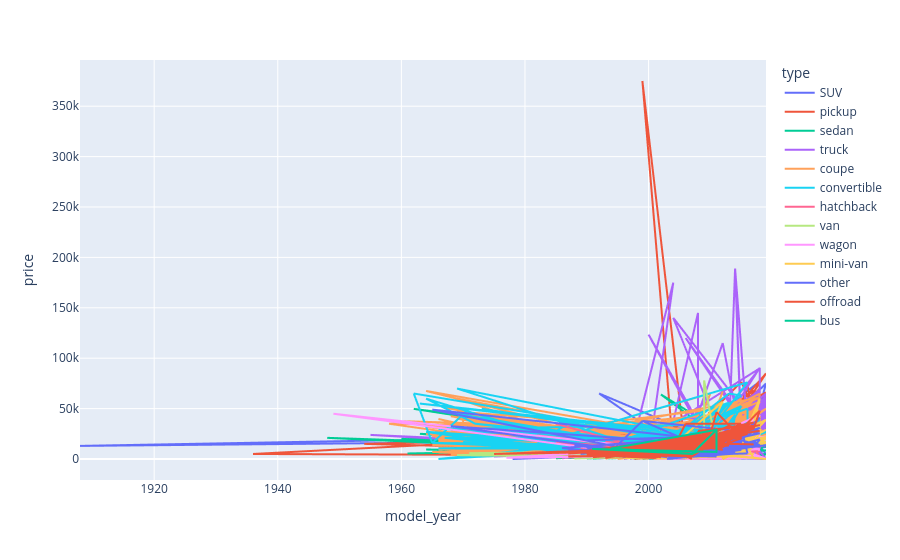

Write notebook code for a chart like this one.
### Code cell
fig = px .line(car_data , x = "model_year" , y = "price",color = 'type' ) 
fig.show()

### Figure 1 — Plotly figure (JSON) as saved in the notebook; plotly's stock layout.template omitted (floating-point values rounded to 4 significant figures; data arrays with more than 128 entries replaced by an {"elided": "..."} marker saying what was removed)
{"data": [{"hovertemplate": "type=SUV<br>model_year=%{x}<br>price=%{y}<extra></extra>", "legendgroup": "SUV", "line": {"color": "#636efa", "dash": "solid"}, "marker": {"symbol": "circle"}, "mode": "lines", "name": "SUV", "showlegend": true, "type": "scattergl", "x": {"elided": "10511 float values"}, "xaxis": "x", "y": {"elided": "10511 int values"}, "yaxis": "y"}, {"hovertemplate": "type=pickup<br>model_year=%{x}<br>price=%{y}<extra></extra>", "legendgroup": "pickup", "line": {"color": "#EF553B", "dash": "solid"}, "marker": {"symbol": "circle"}, "mode": "lines", "name": "pickup", "showlegend": true, "type": "scattergl", "x": {"elided": "5895 float values"}, "xaxis": "x", "y": {"elided": "5895 int values"}, "yaxis": "y"}, {"hovertemplate": "type=sedan<br>model_year=%{x}<br>price=%{y}<extra></extra>", "legendgroup": "sedan", "line": {"color": "#00cc96", "dash": "solid"}, "marker": {"symbol": "circle"}, "mode": "lines", "name": "sedan", "showlegend": true, "type": "scattergl", "x": {"elided": "10253 float values"}, "xaxis": "x", "y": {"elided": "10253 int values"}, "yaxis": "y"}, {"hovertemplate": "type=truck<br>model_year=%{x}<br>price=%{y}<extra></extra>", "legendgroup": "truck", "line": {"color": "#ab63fa", "dash": "solid"}, "marker": {"symbol": "circle"}, "mode": "lines", "name": "truck", "showlegend": true, "type": "scattergl", "x": {"elided": "10494 float values"}, "xaxis": "x", "y": {"elided": "10494 int values"}, "yaxis": "y"}, {"hovertemplate": "type=coupe<br>model_year=%{x}<br>price=%{y}<extra></extra>", "legendgroup": "coupe", "line": {"color": "#FFA15A", "dash": "solid"}, "marker": {"symbol": "circle"}, "mode": "lines", "name": "coupe", "showlegend": true, "type": "scattergl", "x": {"elided": "1963 float values"}, "xaxis": "x", "y": {"elided": "1963 int values"}, "yaxis": "y"}, {"hovertemplate": "type=convertible<br>model_year=%{x}<br>price=%{y}<extra></extra>", "legendgroup": "convertible", "line": {"color": "#19d3f3", "dash": "solid"}, "marker": {"symbol": "circle"}, "mode": "lines", "name": "convertible", "showlegend": true, "type": "scattergl", "x": {"elided": "379 float values"}, "xaxis": "x", "y": {"elided": "379 int values"}, "yaxis": "y"}, {"hovertemplate": "type=hatchback<br>model_year=%{x}<br>price=%{y}<extra></extra>", "legendgroup": "hatchback", "line": {"color": "#FF6692", "dash": "solid"}, "marker": {"symbol": "circle"}, "mode": "lines", "name": "hatchback", "showlegend": true, "type": "scattergl", "x": {"elided": "908 float values"}, "xaxis": "x", "y": {"elided": "908 int values"}, "yaxis": "y"}, {"hovertemplate": "type=van<br>model_year=%{x}<br>price=%{y}<extra></extra>", "legendgroup": "van", "line": {"color": "#B6E880", "dash": "solid"}, "marker": {"symbol": "circle"}, "mode": "lines", "name": "van", "showlegend": true, "type": "scattergl", "x": {"elided": "495 float values"}, "xaxis": "x", "y": {"elided": "495 int values"}, "yaxis": "y"}, {"hovertemplate": "type=wagon<br>model_year=%{x}<br>price=%{y}<extra></extra>", "legendgroup": "wagon", "line": {"color": "#FF97FF", "dash": "solid"}, "marker": {"symbol": "circle"}, "mode": "lines", "name": "wagon", "showlegend": true, "type": "scattergl", "x": {"elided": "1307 float values"}, "xaxis": "x", "y": {"elided": "1307 int values"}, "yaxis": "y"}, {"hovertemplate": "type=mini-van<br>model_year=%{x}<br>price=%{y}<extra></extra>", "legendgroup": "mini-van", "line": {"color": "#FECB52", "dash": "solid"}, "marker": {"symbol": "circle"}, "mode": "lines", "name": "mini-van", "showlegend": true, "type": "scattergl", "x": {"elided": "995 float values"}, "xaxis": "x", "y": {"elided": "995 int values"}, "yaxis": "y"}, {"hovertemplate": "type=other<br>model_year=%{x}<br>price=%{y}<extra></extra>", "legendgroup": "other", "line": {"color": "#636efa", "dash": "solid"}, "marker": {"symbol": "circle"}, "mode": "lines", "name": "other", "showlegend": true, "type": "scattergl", "x": {"elided": "223 float values"}, "xaxis": "x", "y": {"elided": "223 int values"}, "yaxis": "y"}, {"hovertemplate": "type=offroad<br>model_year=%{x}<br>price=%{y}<extra></extra>", "legendgroup": "offroad", "line": {"color": "#EF553B", "dash": "solid"}, "marker": {"symbol": "circle"}, "mode": "lines", "name": "offroad", "showlegend": true, "type": "scattergl", "x": {"elided": "187 float values"}, "xaxis": "x", "y": {"elided": "187 int values"}, "yaxis": "y"}, {"hovertemplate": "type=bus<br>model_year=%{x}<br>price=%{y}<extra></extra>", "legendgroup": "bus", "line": {"color": "#00cc96", "dash": "solid"}, "marker": {"symbol": "circle"}, "mode": "lines", "name": "bus", "showlegend": true, "type": "scattergl", "x": [1994.0, 2011.0, 1994.0, 2007.0, 2011.0, 2011.0, 2007.0, 2011.0, 2011.0, 2011.0, 2007.0, 2011.0, 2007.0, 2011.0, 2011.0, 2006.0, 2008.0, 2007.0, 1991.0, 2011.0, 2011.0, 2011.0, 2011.0], "xaxis": "x", "y": [10500, 28990, 10500, 4995, 28990, 28990, 4995, 28990, 28990, 28990, 4995, 28990, 4995, 28990, 6997, 7900, 7500, 4995, 10000, 6997, 6997, 28990, 28990], "yaxis": "y"}], "layout": {"legend": {"title": {"text": "type"}, "tracegroupgap": 0}, "margin": {"t": 60}, "xaxis": {"anchor": "y", "domain": [0, 1], "title": {"text": "model_year"}}, "yaxis": {"anchor": "x", "domain": [0, 1], "title": {"text": "price"}}}}
